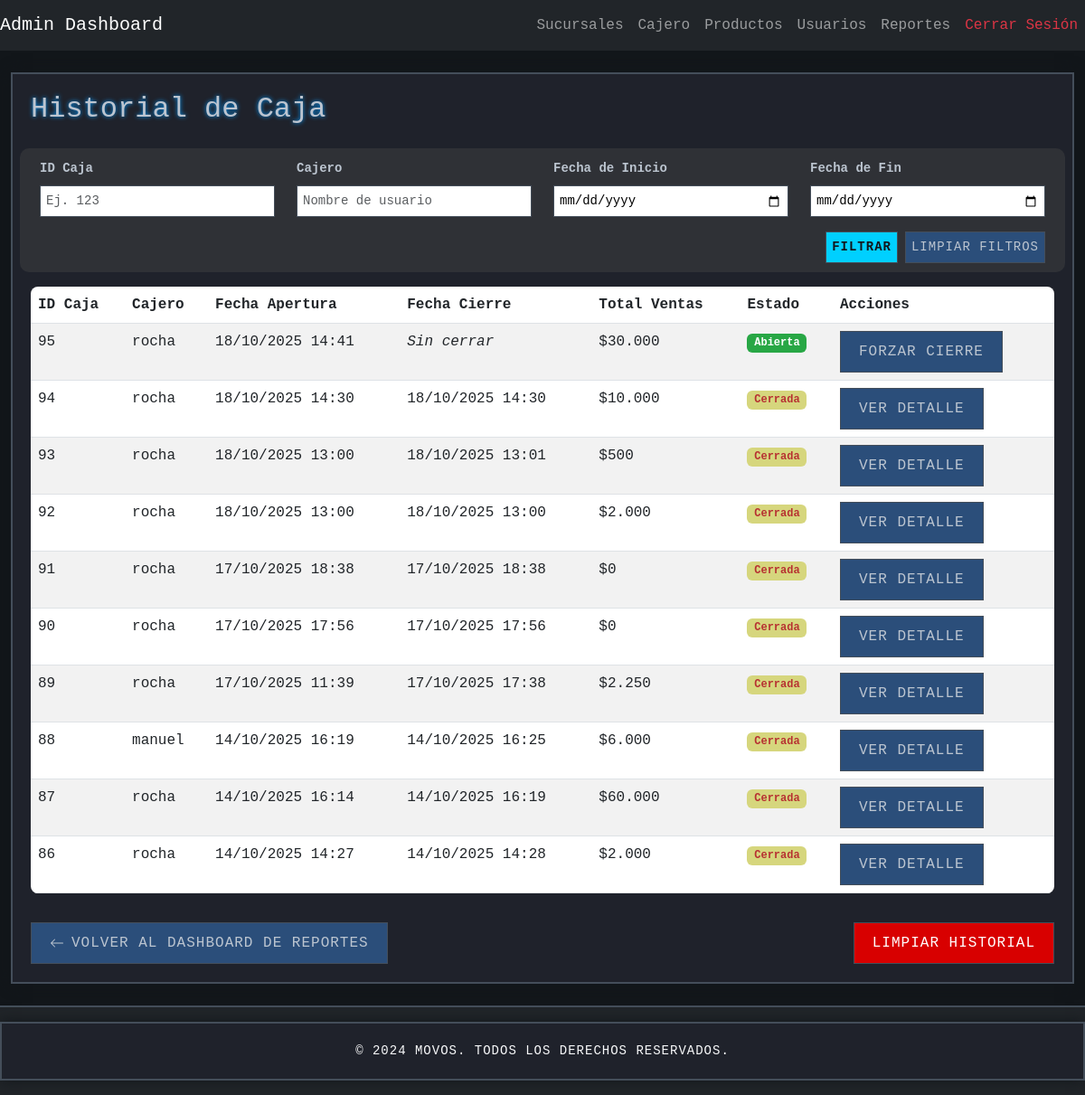
The page /reports/cash/history/ (signed in) on the database as committed earlier.
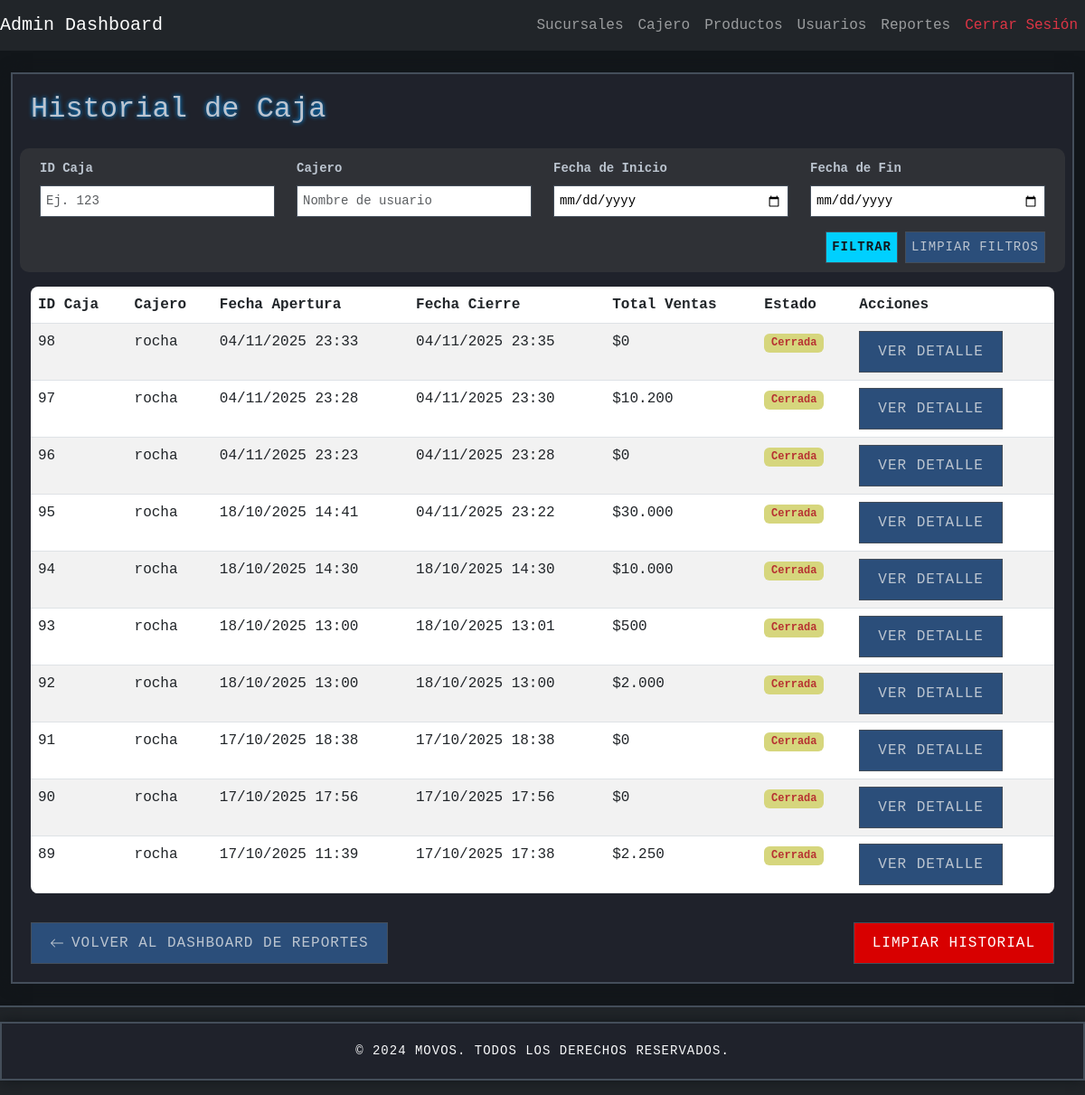
The same page on the database as committed later.
### cashier/models.py (models this page shows, shortened)
class AperturaCierreCaja(models.Model):
    vendedor = models.ForeignKey(
        settings.AUTH_USER_MODEL,
        on_delete=models.CASCADE,
        verbose_name='Vendedor'
    )
    sucursal = models.ForeignKey(Sucursal, on_delete=models.CASCADE)
    efectivo_inicial = models.DecimalField(max_digits=10, decimal_places=2, default=0)
    estado = models.CharField(max_length=20, default='abierta')  # valores: 'abierta' o 'cerrada'
    apertura = models.DateTimeField(auto_now_add=True)
    cierre = models.DateTimeField(null=True, blank=True)
    ventas_totales = models.DecimalField(max_digits=10, decimal_places=2, default=0)
    total_ventas_efectivo = models.DecimalField(max_digits=10, decimal_places=2, default=0)
    total_ventas_credito = models.DecimalField(max_digits=10, decimal_places=2, default=0)
    total_ventas_debito = models.DecimalField(max_digits=10, decimal_places=2, default=0)
    vuelto_entregado = models.DecimalField(max_digits=10, decimal_places=2, default=0)
    efectivo_final = models.DecimalField(max_digits=10, decimal_places=2, default=0)
    class Meta:
        constraints = [
            models.UniqueConstraint(
                fields=['sucursal'],
                condition=Q(estado='abierta'),
                name='unique_open_caja_per_sucursal'
            )
        ]

### auth_app/models.py (models this page shows, shortened)
class User(AbstractUser):
    is_admin = models.BooleanField(default=False)
    is_employee = models.BooleanField(default=True)
    sucursales_autorizadas = models.ManyToManyField(
        Sucursal,
        blank=True,
        related_name='usuarios_autorizados',
        help_text="Sucursales en las que el usuario puede abrir cajas (solo para usuarios no administradores)."
    )

### reports/views.py (the view, shortened to what this page needs)
# urls.py: path('cash/history/', views.cash_history, name='historial_caja'),
@ensure_csrf_cookie
@login_required
@user_passes_test(_is_admin, login_url='cashier_dashboard')
def cash_history(request):
    id_caja_filtro = request.GET.get('id_caja')
    cajero_filtro = request.GET.get('cajero')
    fecha_inicio_filtro = request.GET.get('fecha_inicio')
    fecha_fin_filtro = request.GET.get('fecha_fin')
    page = request.GET.get('page', 1)
    per_page_options = [5, 10, 15, 20]
    per_page = request.GET.get('per_page', 10)
    try:
        per_page = int(per_page)
    except ValueError:
        per_page = 10
    if per_page not in per_page_options:
        per_page = 10
    cajas = AperturaCierreCaja.objects.all().order_by('-apertura')
    if id_caja_filtro:
        try:
            cajas = cajas.filter(id=int(id_caja_filtro))
        except ValueError:
            cajas = AperturaCierreCaja.objects.none()
    if cajero_filtro:
        cajas = cajas.filter(vendedor__username__icontains=cajero_filtro)
    paginator = Paginator(cajas, per_page)
    cash_page = paginator.get_page(page)
    for caja in cash_page:
        ventas_total = Venta.objects.filter(
            empleado=caja.vendedor,
            fecha__gte=caja.apertura,
            fecha__lte=caja.cierre if caja.cierre else timezone.now()
        ).aggregate(total=Sum('total'))['total'] or Decimal('0.00')
        caja.formatted_ventas_totales = "$" + format_clp(ventas_total)
    context = {
        'cajas': cash_page,
        'per_page': per_page,
        'per_page_options': per_page_options,
        'id_caja_filtro': id_caja_filtro,
        'cajero_filtro': cajero_filtro,
        'fecha_inicio_filtro': fecha_inicio_filtro,
        'fecha_fin_filtro': fecha_fin_filtro,
    }
    return render(request, 'reports/cash_history.html', context)

### reports/views.py (called while the page is built)
def format_clp(value):
    try:
        return "{:,.0f}".format(float(value)).replace(",", ".")
    except Exception:
        return value

def _is_admin(user):
    return user.is_authenticated and (user.is_staff or user.is_superuser)

### reports/templates/reports/cash_history.html (shortened to what the changed rows need)
{% extends 'base.html' %}
{% load static %}
{% block extra_styles %}
<link rel="stylesheet" href="{% static 'css/reports.css' %}">
{% endblock %}
{% block content %}
<div class="container content-max">
    <h2 class="mb-4">Historial de Caja</h2>
    {% if cajas %}
    <div class="table-responsive">
        <table class="table table-striped table-hover" id="historial-caja">
            <thead class="thead-dark">
                <tr>
                    <th>ID Caja</th>
                    <th>Cajero</th>
                    <th>Fecha Apertura</th>
                    <th>Fecha Cierre</th>
                    <th>Total Ventas</th>
                    <th>Estado</th>
                    <th>Acciones</th>
                </tr>
            </thead>
            <tbody>
                {% for caja in cajas %}
                <tr {% if caja.estado == 'cerrada' %} class="row-link" style="cursor:pointer" data-href="{% url 'reports:caja_report' caja.id %}" {% endif %}>
                    <td>{{ caja.id }}</td>
                    <td>{{ caja.vendedor.username }}</td>
                    <td>{{ caja.apertura|date:"d/m/Y H:i" }}</td>
                    <td>
                        {% if caja.cierre %}
                            {{ caja.cierre|date:"d/m/Y H:i" }}
                        {% else %}
                            <em>Sin cerrar</em>
                        {% endif %}
                    </td>
                    <td>{{ caja.formatted_ventas_totales }}</td>
                    <td>
                        {% if caja.estado == 'abierta' %}
                            <span class="badge badge-success">Abierta</span>
                        {% elif caja.estado == 'cerrada' %}
                            <span class="badge badge-danger">Cerrada</span>
                        {% else %}
                            <span class="badge badge-secondary">{{ caja.estado|title }}</span>
                        {% endif %}
                    </td>
                    <td>
                        {% if caja.estado == 'cerrada' %}
                            <a href="{% url 'reports:caja_report' caja.id %}" class="btn btn-sm btn-info">Ver Detalle</a>
                        {% else %}
                            <button type="button" class="btn btn-sm btn-warning btn-forzar-cierre" data-caja-id="{{ caja.id }}">Forzar Cierre</button>
                        {% endif %}
                    </td>
                </tr>
                {% empty %}
                <tr>
                    <td colspan="7" class="text-center">No hay registros de caja disponibles.</td>
                </tr>
                {% endfor %}
            </tbody>
        </table>
    </div>
    {% else %}
    <p class="text-center">No hay registros de caja disponibles.</p>
    {% endif %}
    {% url 'reports:report_dashboard' as back_href %}
</div>
{% endblock %}

Rows that differ between the two databases and show on the page:
no longer on this page (row unchanged): AperturaCierreCaja: id "88", vendedor.username "manuel", apertura "14/10/2025 16:19", cierre "14/10/2025 16:25", formatted_ventas_totales "$6.000", estado "Cerrada"
no longer on this page (row unchanged): AperturaCierreCaja: id "87", vendedor.username "rocha", apertura "14/10/2025 16:14", cierre "14/10/2025 16:19", formatted_ventas_totales "$60.000", estado "Cerrada"
no longer on this page (row unchanged): AperturaCierreCaja: id "86", vendedor.username "rocha", apertura "14/10/2025 14:27", cierre "14/10/2025 14:28", formatted_ventas_totales "$2.000", estado "Cerrada"
added AperturaCierreCaja: id "98", vendedor.username "rocha", apertura "04/11/2025 23:33", cierre "04/11/2025 23:35", formatted_ventas_totales "$0", estado "Cerrada"
added AperturaCierreCaja: id "97", vendedor.username "rocha", apertura "04/11/2025 23:28", cierre "04/11/2025 23:30", formatted_ventas_totales "$10.200", estado "Cerrada"
added AperturaCierreCaja: id "96", vendedor.username "rocha", apertura "04/11/2025 23:23", cierre "04/11/2025 23:28", formatted_ventas_totales "$0", estado "Cerrada"
changed AperturaCierreCaja id 95: cierre (not shown) → "04/11/2025 23:22"; estado "Abierta FORZAR CIERRE" → "Cerrada VER DETALLE"; no longer shows "Sin cerrar"
